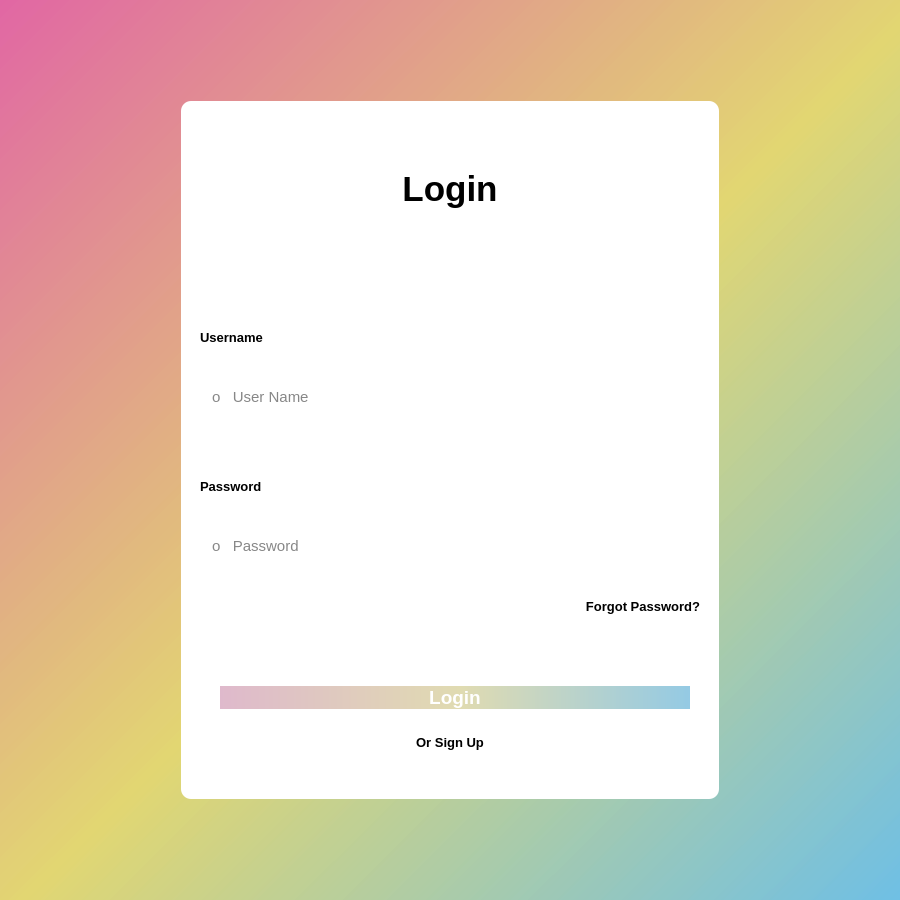
<?xml version="1.0" encoding="UTF-8"?>
<ui version="4.0">
 <class>Dialog</class>
 <widget class="QDialog" name="Dialog">
  <property name="geometry">
   <rect>
    <x>0</x>
    <y>0</y>
    <width>900</width>
    <height>900</height>
   </rect>
  </property>
  <property name="windowTitle">
   <string>Dialog</string>
  </property>
  <property name="styleSheet">
   <string notr="true">background-color : qlineargradient(spread:pad, x1:0, y1:0, x2:1, y2:1, stop:0 rgba(223, 95, 159, 200), stop:0.513812 rgba(224, 212, 107, 200), stop:1 rgba(103, 188, 228, 200));</string>
  </property>
  <layout class="QGridLayout" name="gridLayout_2">
   <item row="0" column="0">
    <layout class="QGridLayout" name="gridLayout">
     <property name="leftMargin">
      <number>0</number>
     </property>
     <property name="topMargin">
      <number>0</number>
     </property>
     <property name="rightMargin">
      <number>0</number>
     </property>
     <property name="bottomMargin">
      <number>0</number>
     </property>
     <item row="1" column="1">
      <widget class="QWidget" name="widget" native="true">
       <property name="styleSheet">
        <string notr="true">background-color: rgb(255, 255, 255);

border-radius : 10px;</string>
       </property>
       <layout class="QVBoxLayout" name="verticalLayout_2">
        <item>
         <layout class="QVBoxLayout" name="verticalLayout" stretch="0,1,0,5,0,0,0,0">
          <item>
           <spacer name="verticalSpacer_3">
            <property name="orientation">
             <enum>Qt::Vertical</enum>
            </property>
            <property name="sizeType">
             <enum>QSizePolicy::Minimum</enum>
            </property>
            <property name="sizeHint" stdset="0">
             <size>
              <width>20</width>
              <height>40</height>
             </size>
            </property>
           </spacer>
          </item>
          <item>
           <widget class="QLabel" name="label">
            <property name="styleSheet">
             <string notr="true">color : rgb(0, 0, 0);
background-color : rgb(255, 255, 255);

font-family : 'Dosis';
font-weight : bold;
font-size : 26pt; </string>
            </property>
            <property name="text">
             <string>Login</string>
            </property>
            <property name="alignment">
             <set>Qt::AlignCenter</set>
            </property>
           </widget>
          </item>
          <item>
           <spacer name="verticalSpacer_5">
            <property name="orientation">
             <enum>Qt::Vertical</enum>
            </property>
            <property name="sizeType">
             <enum>QSizePolicy::Fixed</enum>
            </property>
            <property name="sizeHint" stdset="0">
             <size>
              <width>20</width>
              <height>60</height>
             </size>
            </property>
           </spacer>
          </item>
          <item>
           <layout class="QVBoxLayout" name="verticalLayout_3">
            <item>
             <layout class="QHBoxLayout" name="horizontalLayout">
              <item>
               <spacer name="horizontalSpacer_3">
                <property name="orientation">
                 <enum>Qt::Horizontal</enum>
                </property>
                <property name="sizeType">
                 <enum>QSizePolicy::Fixed</enum>
                </property>
                <property name="sizeHint" stdset="0">
                 <size>
                  <width>10</width>
                  <height>20</height>
                 </size>
                </property>
               </spacer>
              </item>
              <item>
               <widget class="QLabel" name="label_2">
                <property name="styleSheet">
                 <string notr="true">color:rgb(0, 0, 0);
background-color: rgb(255, 255, 255);

font-weight : 600;
font-family : 'Dosis';
font-size : 10pt;</string>
                </property>
                <property name="text">
                 <string>Username</string>
                </property>
               </widget>
              </item>
             </layout>
            </item>
            <item>
             <layout class="QHBoxLayout" name="horizontalLayout_5">
              <item>
               <spacer name="horizontalSpacer_5">
                <property name="orientation">
                 <enum>Qt::Horizontal</enum>
                </property>
                <property name="sizeType">
                 <enum>QSizePolicy::Fixed</enum>
                </property>
                <property name="sizeHint" stdset="0">
                 <size>
                  <width>20</width>
                  <height>20</height>
                 </size>
                </property>
               </spacer>
              </item>
              <item>
               <widget class="QLineEdit" name="ID">
                <property name="styleSheet">
                 <string notr="true">color : rgba(0, 0, 0, 240);
background-color : rgba(0, 0, 0, 0);

font-size:11pt;
font-family : 'Dosis';</string>
                </property>
                <property name="inputMask">
                 <string/>
                </property>
                <property name="text">
                 <string/>
                </property>
                <property name="placeholderText">
                 <string>o   User Name</string>
                </property>
               </widget>
              </item>
             </layout>
            </item>
            <item>
             <spacer name="verticalSpacer_6">
              <property name="orientation">
               <enum>Qt::Vertical</enum>
              </property>
              <property name="sizeType">
               <enum>QSizePolicy::Fixed</enum>
              </property>
              <property name="sizeHint" stdset="0">
               <size>
                <width>20</width>
                <height>30</height>
               </size>
              </property>
             </spacer>
            </item>
            <item>
             <layout class="QHBoxLayout" name="horizontalLayout_2">
              <item>
               <spacer name="horizontalSpacer_4">
                <property name="orientation">
                 <enum>Qt::Horizontal</enum>
                </property>
                <property name="sizeType">
                 <enum>QSizePolicy::Fixed</enum>
                </property>
                <property name="sizeHint" stdset="0">
                 <size>
                  <width>10</width>
                  <height>20</height>
                 </size>
                </property>
               </spacer>
              </item>
              <item>
               <widget class="QLabel" name="label_3">
                <property name="styleSheet">
                 <string notr="true">color:rgb(0, 0, 0);
background-color: rgb(255, 255, 255);

font-weight : 600;
font-family : 'Dosis';
font-size : 10pt;</string>
                </property>
                <property name="text">
                 <string>Password</string>
                </property>
               </widget>
              </item>
             </layout>
            </item>
            <item>
             <layout class="QHBoxLayout" name="horizontalLayout_3">
              <item>
               <spacer name="horizontalSpacer_6">
                <property name="orientation">
                 <enum>Qt::Horizontal</enum>
                </property>
                <property name="sizeType">
                 <enum>QSizePolicy::Fixed</enum>
                </property>
                <property name="sizeHint" stdset="0">
                 <size>
                  <width>20</width>
                  <height>20</height>
                 </size>
                </property>
               </spacer>
              </item>
              <item>
               <widget class="QLineEdit" name="PW">
                <property name="styleSheet">
                 <string notr="true">color : rgba(0, 0, 0, 240);
background-color : rgba(0, 0, 0, 0);

font-size:11pt;
font-family : 'Dosis';</string>
                </property>
                <property name="inputMask">
                 <string/>
                </property>
                <property name="text">
                 <string/>
                </property>
                <property name="placeholderText">
                 <string>o   Password</string>
                </property>
               </widget>
              </item>
             </layout>
            </item>
            <item>
             <layout class="QHBoxLayout" name="horizontalLayout_8">
              <item>
               <widget class="QLabel" name="label_4">
                <property name="styleSheet">
                 <string notr="true">color:rgb(0, 0, 0);
background-color: rgba(255, 255, 255, 0);

font-weight : 600;
font-family : 'Dosis';
font-size : 10pt;</string>
                </property>
                <property name="text">
                 <string>Forgot Password?</string>
                </property>
                <property name="alignment">
                 <set>Qt::AlignRight|Qt::AlignTrailing|Qt::AlignVCenter</set>
                </property>
               </widget>
              </item>
              <item>
               <spacer name="horizontalSpacer_9">
                <property name="orientation">
                 <enum>Qt::Horizontal</enum>
                </property>
                <property name="sizeType">
                 <enum>QSizePolicy::Fixed</enum>
                </property>
                <property name="sizeHint" stdset="0">
                 <size>
                  <width>10</width>
                  <height>20</height>
                 </size>
                </property>
               </spacer>
              </item>
             </layout>
            </item>
            <item>
             <spacer name="verticalSpacer_8">
              <property name="orientation">
               <enum>Qt::Vertical</enum>
              </property>
              <property name="sizeType">
               <enum>QSizePolicy::Minimum</enum>
              </property>
              <property name="sizeHint" stdset="0">
               <size>
                <width>20</width>
                <height>30</height>
               </size>
              </property>
             </spacer>
            </item>
           </layout>
          </item>
          <item>
           <layout class="QHBoxLayout" name="horizontalLayout_7">
            <item>
             <spacer name="horizontalSpacer_7">
              <property name="orientation">
               <enum>Qt::Horizontal</enum>
              </property>
              <property name="sizeType">
               <enum>QSizePolicy::Fixed</enum>
              </property>
              <property name="sizeHint" stdset="0">
               <size>
                <width>30</width>
                <height>20</height>
               </size>
              </property>
             </spacer>
            </item>
            <item>
             <widget class="QPushButton" name="Login_button">
              <property name="styleSheet">
               <string notr="true">color : rgb(255, 255, 255);
background-color : qlineargradient(spread:pad, x1:0, y1:0, x2:1, y2:0, stop:0 rgba(223, 185, 204, 255), stop:0.510989 rgba(224, 219, 177, 255), stop:1 rgba(148, 202, 228, 255));

font-family : 'Dosis';
font-weight : bold;
font-size : 14pt;

border-radius : 16px;</string>
              </property>
              <property name="text">
               <string>Login</string>
              </property>
             </widget>
            </item>
            <item>
             <spacer name="horizontalSpacer_8">
              <property name="orientation">
               <enum>Qt::Horizontal</enum>
              </property>
              <property name="sizeType">
               <enum>QSizePolicy::Fixed</enum>
              </property>
              <property name="sizeHint" stdset="0">
               <size>
                <width>20</width>
                <height>20</height>
               </size>
              </property>
             </spacer>
            </item>
           </layout>
          </item>
          <item>
           <spacer name="verticalSpacer_7">
            <property name="orientation">
             <enum>Qt::Vertical</enum>
            </property>
            <property name="sizeType">
             <enum>QSizePolicy::Fixed</enum>
            </property>
            <property name="sizeHint" stdset="0">
             <size>
              <width>20</width>
              <height>20</height>
             </size>
            </property>
           </spacer>
          </item>
          <item>
           <layout class="QHBoxLayout" name="horizontalLayout_12">
            <item>
             <widget class="QLabel" name="label_5">
              <property name="styleSheet">
               <string notr="true">color:rgb(0, 0, 0);
background-color: rgba(255, 255, 255, 0);

font-weight : 600;
font-family : 'Dosis';
font-size : 10pt;</string>
              </property>
              <property name="text">
               <string>Or Sign Up</string>
              </property>
              <property name="alignment">
               <set>Qt::AlignCenter</set>
              </property>
             </widget>
            </item>
           </layout>
          </item>
          <item>
           <spacer name="verticalSpacer_4">
            <property name="orientation">
             <enum>Qt::Vertical</enum>
            </property>
            <property name="sizeType">
             <enum>QSizePolicy::Minimum</enum>
            </property>
            <property name="sizeHint" stdset="0">
             <size>
              <width>20</width>
              <height>40</height>
             </size>
            </property>
           </spacer>
          </item>
         </layout>
        </item>
       </layout>
      </widget>
     </item>
     <item row="1" column="0">
      <spacer name="horizontalSpacer">
       <property name="orientation">
        <enum>Qt::Horizontal</enum>
       </property>
       <property name="sizeType">
        <enum>QSizePolicy::Minimum</enum>
       </property>
       <property name="sizeHint" stdset="0">
        <size>
         <width>170</width>
         <height>20</height>
        </size>
       </property>
      </spacer>
     </item>
     <item row="0" column="1">
      <spacer name="verticalSpacer">
       <property name="orientation">
        <enum>Qt::Vertical</enum>
       </property>
       <property name="sizeType">
        <enum>QSizePolicy::Minimum</enum>
       </property>
       <property name="sizeHint" stdset="0">
        <size>
         <width>20</width>
         <height>90</height>
        </size>
       </property>
      </spacer>
     </item>
    </layout>
   </item>
   <item row="0" column="1">
    <spacer name="horizontalSpacer_2">
     <property name="orientation">
      <enum>Qt::Horizontal</enum>
     </property>
     <property name="sizeType">
      <enum>QSizePolicy::Minimum</enum>
     </property>
     <property name="sizeHint" stdset="0">
      <size>
       <width>170</width>
       <height>20</height>
      </size>
     </property>
    </spacer>
   </item>
   <item row="1" column="0">
    <spacer name="verticalSpacer_2">
     <property name="orientation">
      <enum>Qt::Vertical</enum>
     </property>
     <property name="sizeType">
      <enum>QSizePolicy::Minimum</enum>
     </property>
     <property name="sizeHint" stdset="0">
      <size>
       <width>20</width>
       <height>90</height>
      </size>
     </property>
    </spacer>
   </item>
  </layout>
 </widget>
 <resources/>
 <connections/>
</ui>
